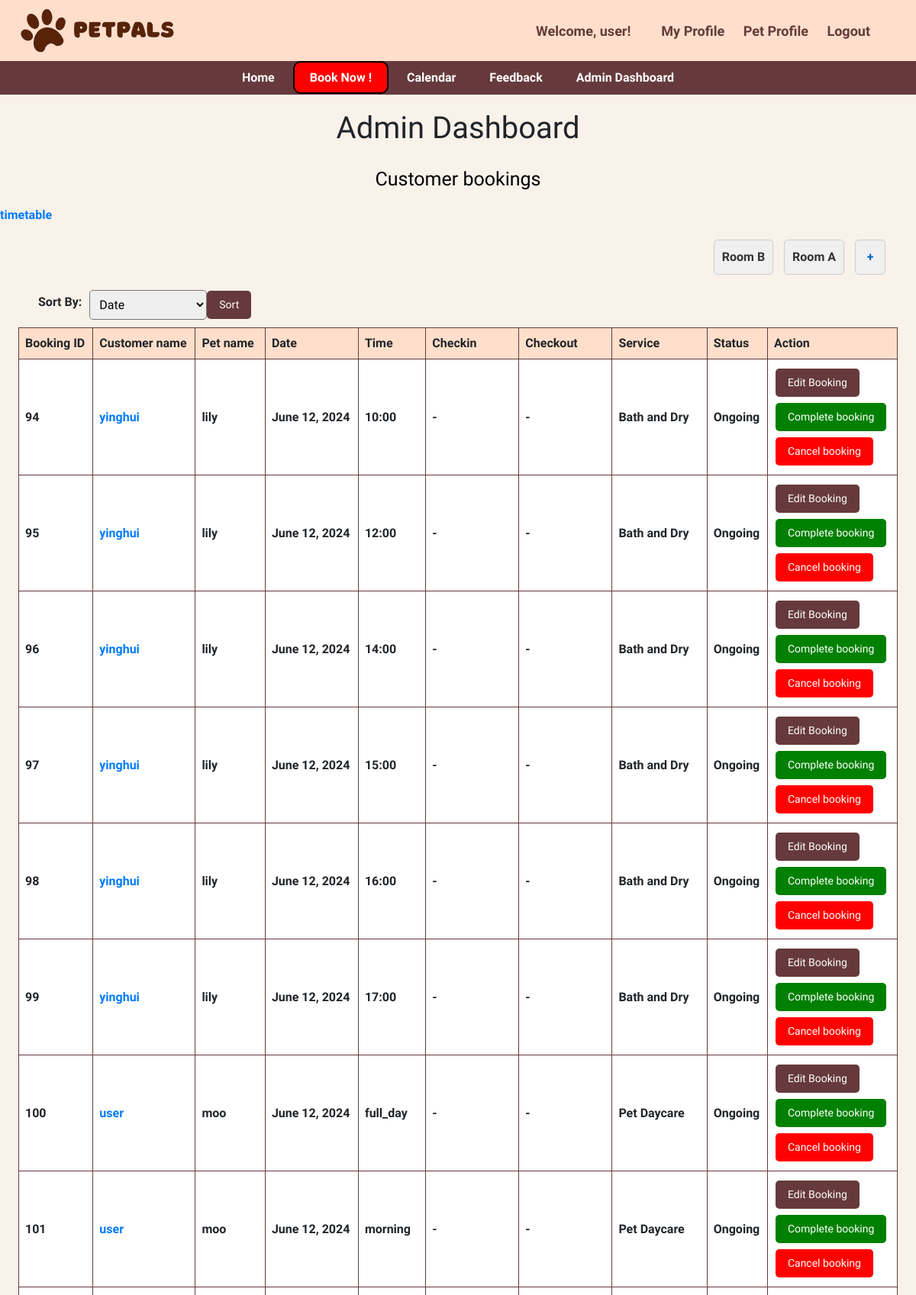
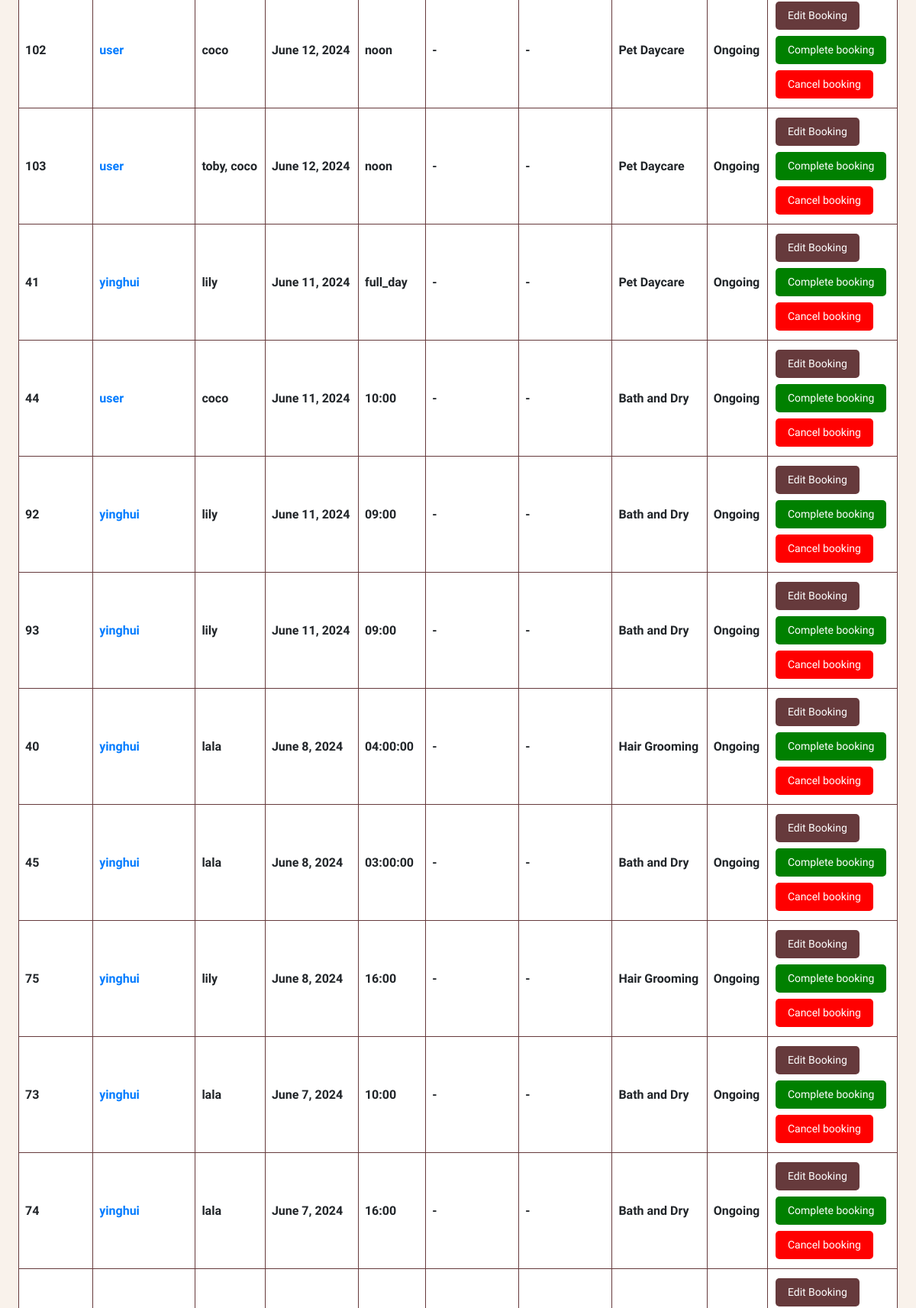
Screenshot of /admin_dashboard/ (signed in, upper part) with the database file from the repository (2 pictures, top to bottom).
### main/models.py (models this page shows, shortened)
class Room(models.Model):
    name = models.CharField(max_length=20)

class Booking(models.Model):
    owner = models.ForeignKey(Owner, null=True, on_delete=models.CASCADE)
    pet = models.ManyToManyField(Pet)
    room = models.ForeignKey(Room, null=True, on_delete=models.CASCADE)
    date = models.DateField(blank=True, null=True)
    TIME_CHOICES = [
        ('09:00', '9:00'),
        ('10:00', '10:00'),
        ('11:00', '11:00'),
        ('12:00', '12:00'),
        ('14:00', '2:00'),
        ('15:00', '3:00'),
        ('16:00', '4:00'),
        ('17:00', '5:00'),
        ('full_day', 'Full (7:00-19:00)'),
        ('morning', 'Morning (7:00-12:00)'),
        ('noon', 'Noon (13:00-19:00)'),
    ]
    time = models.CharField(max_length=10, choices=TIME_CHOICES, blank=True, null=True)
    SERVICE_CHOICES = [
        ('Hair Grooming', 'Hair Grooming'),
        ('Bath and Dry', 'Bath and Dry'),
        ('Pet Hotel', 'Pet Hotel'),
        ('Pet Daycare', 'Pet Daycare'),
    ]
    service = models.CharField(max_length=50, choices=SERVICE_CHOICES)
    STATUS_CHOICES = [
        ('Ongoing', 'Ongoing'),
        ('Completed', 'Completed'),
        ('Cancelled', 'Cancelled'),
    ]
    status = models.CharField(max_length=20, choices=STATUS_CHOICES, default='Ongoing')
    checkin = models.DateField(null=True, blank=True)
    checkout = models.DateField(null=True, blank=True)

class Owner(models.Model):
    user = models.OneToOneField(User, on_delete=models.CASCADE)
    phone_number = models.CharField(max_length=15, blank=True)
    email = models.EmailField(blank=True)

class Pet(models.Model):
    name = models.CharField(max_length=20)
    owner = models.ForeignKey(Owner, null=True, on_delete=models.CASCADE)
    age = models.PositiveBigIntegerField()
    species = models.CharField(max_length=50)
    breed = models.CharField(max_length=50)
    profile_pic = models.ImageField(default="profile.jpg", null=True, blank=True)

### main/views.py (the view, shortened to what this page needs)
# urls.py: path('admin_dashboard/', views.AdminPage, name="admin_dashboard"),
def AdminPage(request):
    rooms = Room.objects.all()
    sort_by = request.GET.get('sort_by', 'date')
    order_by = '-date'  # default ordering
    if sort_by == 'id':
        order_by = 'id'
    elif sort_by == 'service':
        order_by = 'service'
    ongoing_bookings = Booking.objects.filter(status='Ongoing').order_by(order_by)
    completed_bookings = Booking.objects.filter(status='Completed').order_by(order_by)
    cancelled_bookings = Booking.objects.filter(status='Cancelled').order_by(order_by)
    owners = Owner.objects.all()
    context = {
        'ongoing_bookings': ongoing_bookings,
        'completed_bookings': completed_bookings,
        'cancelled_bookings': cancelled_bookings,
        'owners': owners,
        'rooms': rooms,
    }
    return render(request, 'admin_dashboard.html', context)

### main/templates/admin_dashboard.html (shortened to what this page needs)
{% extends 'base.html' %}
{% block content %}
<head>
</head>
    <h1 class="dashb">Admin Dashboard</h1>
    <div style="margin-top: 20px; margin-bottom: 20px;">
    <h2 class="dash">Customer bookings</h2>
    <a href="{% url 'timetable' %}">timetable</a>
    <ul class="room-list">
        {% for room in rooms %}
            <li>
                <a href="{% url 'room_detail' room.id %}">Room {{ room.name }}</a>
            </li>
        {% endfor %}
        <a href="{% url 'create_room' %}">
            <button class="cr" type="button">+</button>
        </a>
    </ul>
    <form method="GET" action="" class="sorting-form">
    <label for="sort_by">Sort By:</label>
    <select name="sort_by" id="sort_by" class="sort-select">
        <option value="date">Date</option>
    </select>
    <button type="submit" class="sort-button">Sort</button>
</form>
<table class="a">
    <thead>
        <tr>
            <th>Booking ID</th>
            <th>Customer name</th>
            <th>Pet name</th>
            <th>Date</th>
            <th>Time</th>
            <th>Checkin</th>
            <th>Checkout</th>
            <th>Service</th>
            <th>Status</th>
            <th>Action</th>
        </tr>
    </thead>
    <tbody>
        {% for booking in ongoing_bookings %}
        <tr>
            <td>{{ booking.id }}</td>
            <td><a href="{% url 'ownerpf' booking.id %}">{{ booking.owner.user.username }}</a></td>
            <td>
                {% for pet in booking.pet.all %}
                    {{ pet.name }}{% if not forloop.last %}, {% endif %}
                {% endfor %}
            </td>
            <td>{{ booking.date|default:"-" }}</td>
            <td>{{ booking.time|default:"-" }}</td>
            <td>{{ booking.checkin|default:"-" }}</td>
            <td>{{ booking.checkout|default:"-" }}</td>
            <td>{{ booking.service }}</td>
            <td>{{ booking.status }}</td>
            <td>
                {% if booking.service != 'Pet Hotel' %}
                <form method="post" action="{% url 'edit_booking' booking.id %}" style="display: inline;">
                    <button type="submit" class="button">Edit Booking</button>
                </form>
                {% endif %}
                <form method="post">
                    <button type="submit" class="button-complete">Complete booking</button>
                </form>
                <form method="post">
                    <button type="submit" class="button-cancel" >Cancel booking</button>
                </form>
            </td>
        </tr>
        {% endfor %}
    </tbody>
</table>
</div>
</html>
{% endblock %}

### main/templates/navbar.html (shortened to what this page needs)
{% load static %}
    <header>
        <img src="{% static 'image/PetPals.png' %}" alt="Pawlogo" width="auto" height="80">
        <div class="profile-bar">
            <div class="profile-info">
                {% if request.user.is_authenticated %}
                    <span>Welcome, {{ request.user }}!</span>
                {% else %}
                    <span>Welcome, Guest!</span>
                {% endif %}
            </div>
                <div class="profile-actions">
                    {% if user.is_authenticated %}
                        <a href="{% url 'profile' %}">My Profile</a>
                        <a href="{% url 'petprofile' %}">Pet Profile</a>
                        <a href="{% url 'logout' %}">Logout</a>
                    {% else %}
                        <a href="{% url 'login' %}">Sign In</a>
                        <a href="{% url 'register' %}">Sign Up</a>
                    {% endif %}
                </div>
        </div>
    </header>
    <nav class="navigation">
        {% if user.is_authenticated %}
        <a href="{% url 'home' %}">Home</a>
        <a href="{% url 'bookingpage' %}" class="book">Book Now !</a>
        <a href="{% url 'calendar' %}">Calendar</a>
        <a href ="{% url 'feedback' %}">Feedback</a>
        {% else %}
        <a href="{% url 'home' %}">Home</a>
        <a href="#services">Services</a>
        {% endif %}
        {% if request.user.is_staff %}
        <a href="{% url 'admin_dashboard' %}" >Admin Dashboard </a>
        {% endif %}
    </nav>

### main/templates/base.html (style rules this page uses)
body { font-family: "Quicksand", sans-serif; font-optical-sizing: auto; font-weight: 600; font-style: normal; margin: 0 !important; padding: 0; background-color: #F9F2EB; display: flex; flex-direction: column; min-height: 100vh; }
h2 { text-align: center; color: #8B4513; margin-bottom: 20px; font-size: xx-large; }

### main/templates/navbar.html (style rules this page uses)
header { background-color: rgb(255, 223, 203); padding: 0px; text-align: center; color: rgb(102, 58, 60); display: flex; justify-content: space-between; align-items: center; }
.navigation { background-color:rgb(102,58,60); padding: 10px 0; text-align: center; }
.navigation a { color: white; text-decoration: none; padding: 10px 20px; }
.profile-bar { display: flex; align-items: center; margin-right: 5%; font-size: large; }
.profile-info { margin-right: 20px; }
.profile-info span { font-weight: bold; }
.profile-actions a { color: rgb(102,58,60); text-decoration: none; margin-left: 20px; }
.book { border-radius: 10px; border: 2px solid black; background-color: red; color:white; }

### main/templates/admin_dashboard.html (style rules this page uses)
.sorting-form { display: flex; align-items: center; }
.sorting-form label { margin-right: 10px; margin-left: 50px; }
.sort-select { padding: 8px; border-radius: 5px; }
.sort-button { background-color: rgb(102, 58, 60); border: none; color: white; padding: 8px 16px; text-align: center; text-decoration: none; display: inline-block; font-size: 14px; border-radius: 5px; cursor: pointer; }
.a { margin: 10px auto; width: 96%; border-collapse: collapse; }
.a th, td { border: 1px solid rgb(102, 58, 60); padding: 8px; text-align: left; background-color: white; }
.a th { background-color: rgb(255,223,203); }
.dash { color: black ; font-size: 25px; }
.dashb { text-align: center; margin-top: 20px; }
.button { background-color: rgb(102, 58, 60); border: none; color: white; padding: 8px 16px; text-align: center; text-decoration: none; display: inline-block; font-size: 14px; margin: 4px 2px; cursor: pointer; border-radius: 5px; }
.button-complete { background-color: green; border: none; color: white; padding: 8px 16px; text-align: center; text-decoration: none; display: inline-block; font-size: 14px; margin: 4px 2px; cursor: pointer; border-radius: 5px; }
.button-cancel { background-color: red; border: none; color: white; padding: 8px 16px; text-align: center; text-decoration: none; display: inline-block; font-size: 14px; margin: 4px 2px; cursor: pointer; border-radius: 5px; }
.room-list { list-style-type: none; margin: 0; padding: 0; text-align: right; margin-top: 20px; margin-bottom: 20px; margin-right: 30px; }
.room-list li , .cr { display: inline-block; margin-right: 10px; background-color: #f0f0f0; padding: 10px; border: 1px solid #ccc; border-radius: 5px; }
.room-list li a , .cr { text-decoration: none; color: #333; font-weight: bold; }
.room-list li a:hover , .cr { color: #0066cc; }
.cr { width: 40px; }

### rows the page displays
Room: name "B"
Room: name "A"
Booking: id "94", owner.user.username "yinghui", date "June 12, 2024", time "10:00", checkin "-", checkout "-", service "Bath and Dry", status "Ongoing", shows "Edit Booking"
Pet: name "lily"
Booking: id "95", owner.user.username "yinghui", date "June 12, 2024", time "12:00", checkin "-", checkout "-", service "Bath and Dry", status "Ongoing", shows "Edit Booking"
Booking: id "96", owner.user.username "yinghui", date "June 12, 2024", time "14:00", checkin "-", checkout "-", service "Bath and Dry", status "Ongoing", shows "Edit Booking"
Booking: id "97", owner.user.username "yinghui", date "June 12, 2024", time "15:00", checkin "-", checkout "-", service "Bath and Dry", status "Ongoing", shows "Edit Booking"
Booking: id "98", owner.user.username "yinghui", date "June 12, 2024", time "16:00", checkin "-", checkout "-", service "Bath and Dry", status "Ongoing", shows "Edit Booking"
Booking: id "99", owner.user.username "yinghui", date "June 12, 2024", time "17:00", checkin "-", checkout "-", service "Bath and Dry", status "Ongoing", shows "Edit Booking"
Booking: id "100", owner.user.username "user", date "June 12, 2024", time "full_day", checkin "-", checkout "-", service "Pet Daycare", status "Ongoing", shows "Edit Booking"
Pet: name "moo"
Booking: id "101", owner.user.username "user", date "June 12, 2024", time "morning", checkin "-", checkout "-", service "Pet Daycare", status "Ongoing", shows "Edit Booking"
Booking: id "102", owner.user.username "user", date "June 12, 2024", time "noon", checkin "-", checkout "-", service "Pet Daycare", status "Ongoing", shows "Edit Booking"
Pet: name "coco"
Booking: id "103", owner.user.username "user", date "June 12, 2024", time "noon", checkin "-", checkout "-", service "Pet Daycare", status "Ongoing", shows "Edit Booking"
Pet: name "toby"
Booking: id "41", owner.user.username "yinghui", date "June 11, 2024", time "full_day", checkin "-", checkout "-", service "Pet Daycare", status "Ongoing", shows "Edit Booking"
Booking: id "44", owner.user.username "user", date "June 11, 2024", time "10:00", checkin "-", checkout "-", service "Bath and Dry", status "Ongoing", shows "Edit Booking"
Booking: id "92", owner.user.username "yinghui", date "June 11, 2024", time "09:00", checkin "-", checkout "-", service "Bath and Dry", status "Ongoing", shows "Edit Booking"
Booking: id "93", owner.user.username "yinghui", date "June 11, 2024", time "09:00", checkin "-", checkout "-", service "Bath and Dry", status "Ongoing", shows "Edit Booking"
Booking: id "40", owner.user.username "yinghui", date "June 8, 2024", time "04:00:00", checkin "-", checkout "-", service "Hair Grooming", status "Ongoing", shows "Edit Booking"
Pet: name "lala"
Booking: id "45", owner.user.username "yinghui", date "June 8, 2024", time "03:00:00", checkin "-", checkout "-", service "Bath and Dry", status "Ongoing", shows "Edit Booking"
Booking: id "75", owner.user.username "yinghui", date "June 8, 2024", time "16:00", checkin "-", checkout "-", service "Hair Grooming", status "Ongoing", shows "Edit Booking"
Booking: id "73", owner.user.username "yinghui", date "June 7, 2024", time "10:00", checkin "-", checkout "-", service "Bath and Dry", status "Ongoing", shows "Edit Booking"
Booking: id "74", owner.user.username "yinghui", date "June 7, 2024", time "16:00", checkin "-", checkout "-", service "Bath and Dry", status "Ongoing", shows "Edit Booking"
Booking: service "Edit Booking"

### other values shown
{{ request.user }} "user"
